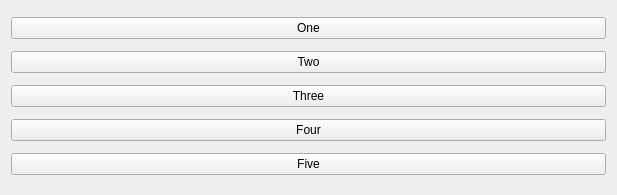
<?xml version="1.0" encoding="UTF-8"?>
<ui version="4.0">
 <class>Widget</class>
 <widget class="QWidget" name="Widget">
  <property name="geometry">
   <rect>
    <x>0</x>
    <y>0</y>
    <width>617</width>
    <height>195</height>
   </rect>
  </property>
  <property name="windowTitle">
   <string>Widget</string>
  </property>
  <layout class="QVBoxLayout" name="verticalLayout">
   <item>
    <widget class="QPushButton" name="oneButton">
     <property name="text">
      <string>One</string>
     </property>
    </widget>
   </item>
   <item>
    <widget class="QPushButton" name="twoButton">
     <property name="text">
      <string>Two</string>
     </property>
    </widget>
   </item>
   <item>
    <widget class="QPushButton" name="threeButton">
     <property name="text">
      <string>Three</string>
     </property>
    </widget>
   </item>
   <item>
    <widget class="QPushButton" name="fourButton">
     <property name="text">
      <string>Four</string>
     </property>
    </widget>
   </item>
   <item>
    <widget class="QPushButton" name="fiveButton">
     <property name="text">
      <string>Five</string>
     </property>
    </widget>
   </item>
  </layout>
 </widget>
 <resources/>
 <connections/>
</ui>
